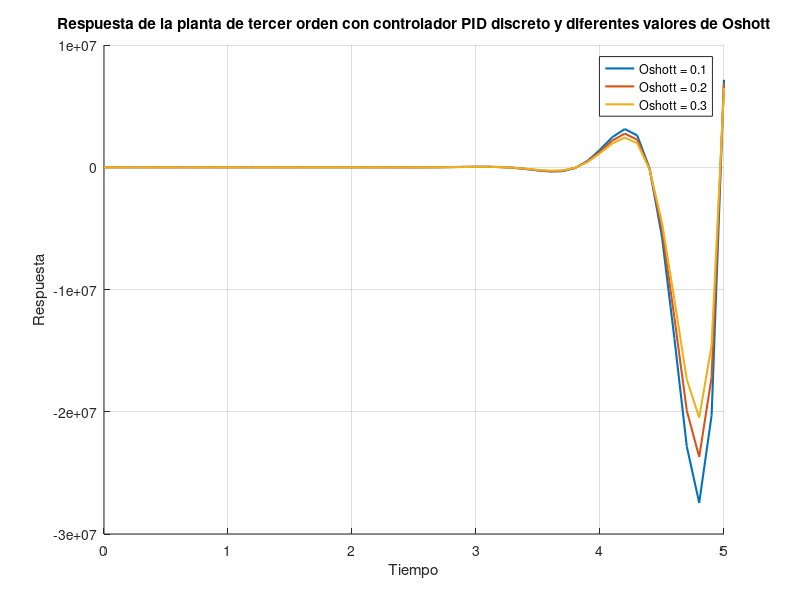

Reproduce this figure in MATLAB.
clc;
clear all 
% Función de transferencia de la planta de tercer orden
num = [1];
den = [1 2 3 0];
G = tf(num, den);

% Parámetros del controlador PID
Kp = 156;   % Ganancia proporcional
Ti = 0.248; % Tiempo integral
Td = 0.246; % Tiempo derivativo

% Parámetros de muestreo
Ts = 0.1; % Tiempo de muestreo

% Coeficientes del controlador PID discreto
Kp_d = Kp * (1 + Ts / (2 * Ti) + Td / Ts);
Ki_d = Kp * Ts / (2 * Ti);
Kd_d = Kp * Td / Ts;

% Controlador PID discreto
C = pid(Kp_d, Ki_d, Kd_d, Ts);

% Función de transferencia del lazo cerrado
T = feedback(C * G, 1);

% Respuesta a la entrada escalón con diferentes valores de Oshott
t = 0:Ts:5;
r = ones(size(t));

oshott_values = [0.1, 0.2, 0.3]; % Valores de Oshott a probar

figure;
hold on;

for i = 1:length(oshott_values)
    oshott = oshott_values(i);
    delay = tf(1, [1, oshott]); % Retardo del sistema

    % Función de transferencia del lazo cerrado con retardo
    T_delay = feedback(C * G * delay, 1);
    
    % Simulación de la respuesta al escalón con retardo
    [y_delay, t_delay] = lsim(T_delay, r, t);
    
    % Gráfica de la respuesta con retardo
    plot(t_delay, y_delay, 'LineWidth', 1.5);
end

xlabel('Tiempo');
ylabel('Respuesta');
legend('Oshott = 0.1', 'Oshott = 0.2', 'Oshott = 0.3');
title('Respuesta de la planta de tercer orden con controlador PID discreto y diferentes valores de Oshott');
grid on;

